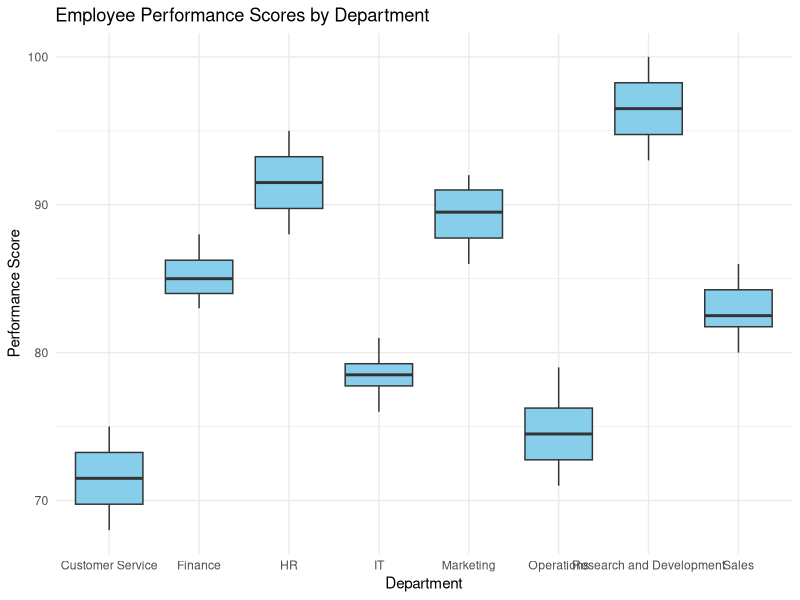
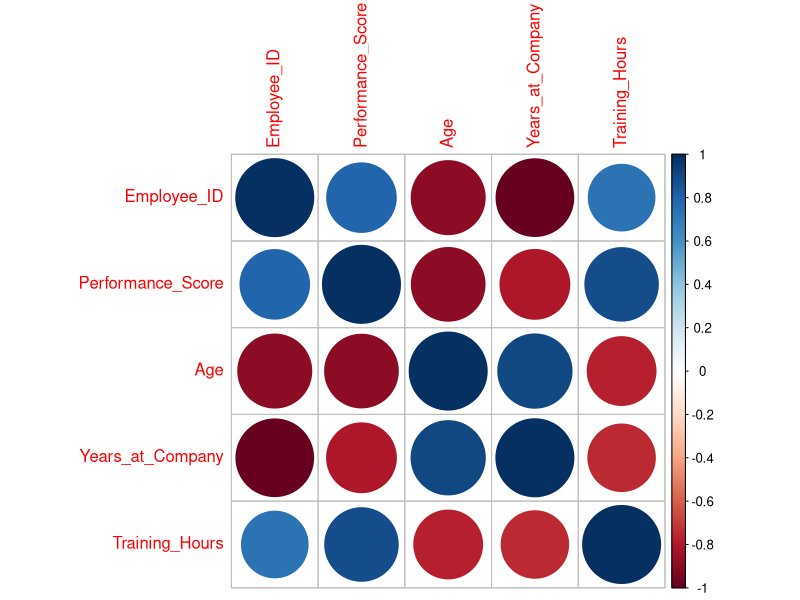
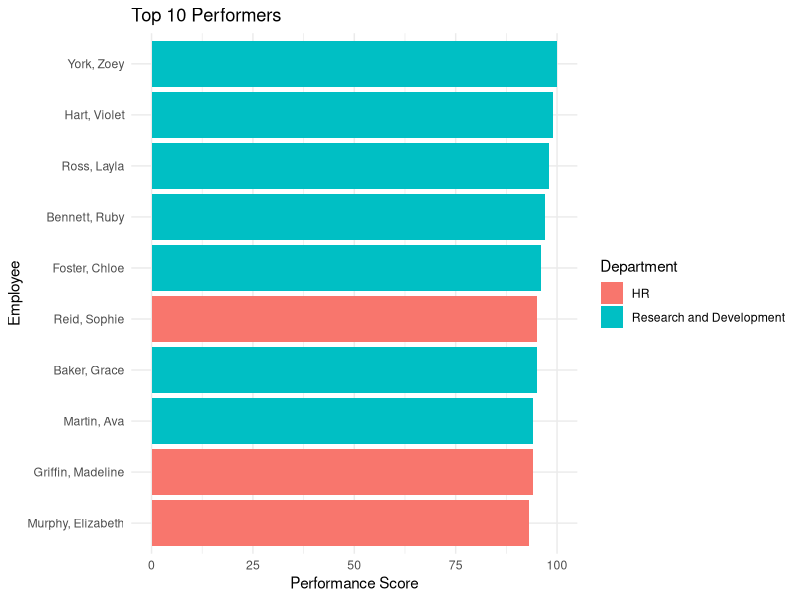

Recreate these plots in R, in order.
## Chapter 13

# Install and load necessary libraries
install.packages("tidyverse")

library(tidyverse)

# Load the employee performance data
employee_data <- read.csv("data/employee_data.csv")

# View the first few rows of the dataset
head(employee_data)


  # Summarize the employee data
  summary(employee_data)

# Plot performance scores
ggplot(employee_data, aes(x = Department, y = Performance_Score)) +
  geom_boxplot(fill = "skyblue") +
  labs(title = "Employee Performance Scores by Department", x = "Department", y = "Performance Score") +
  theme_minimal()

  
  # Calculate correlation between performance score and other variables
  cor_matrix <- cor(employee_data %>% select_if(is.numeric))

# Print the correlation matrix
print(cor_matrix)

# Visualize the correlation matrix
library(corrplot)
corrplot(cor_matrix, method = "circle")


  # Fit a linear regression model to predict performance score
  lm_model <- lm(Performance_Score ~ Age + Years_at_Company + Training_Hours, data = employee_data)

# Print the model summary
summary(lm_model)


  # Identify top performers
  top_performers <- employee_data %>%
  arrange(desc(Performance_Score)) %>%
  head(10)

# View the top performers
print(top_performers)

  # Plot top performers
  ggplot(top_performers, aes(x = reorder(paste(Last_Name, First_Name, sep=", "), Performance_Score), y = Performance_Score, fill = Department)) +
  geom_bar(stat = "identity") +
  labs(title = "Top 10 Performers", x = "Employee", y = "Performance Score") +
  coord_flip() +
  theme_minimal()